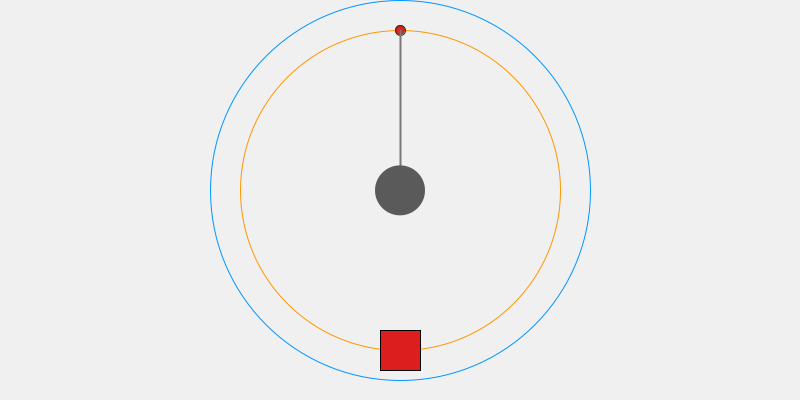
Frame 1 (no input)
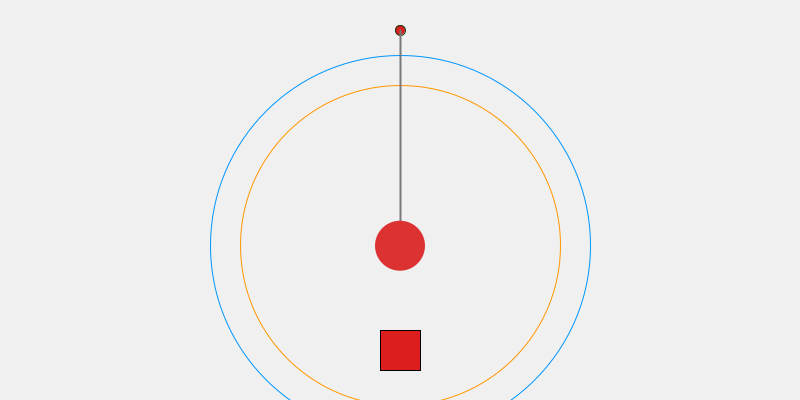
Frame 60 (the mouse pressed at the canvas centre just before this capture)
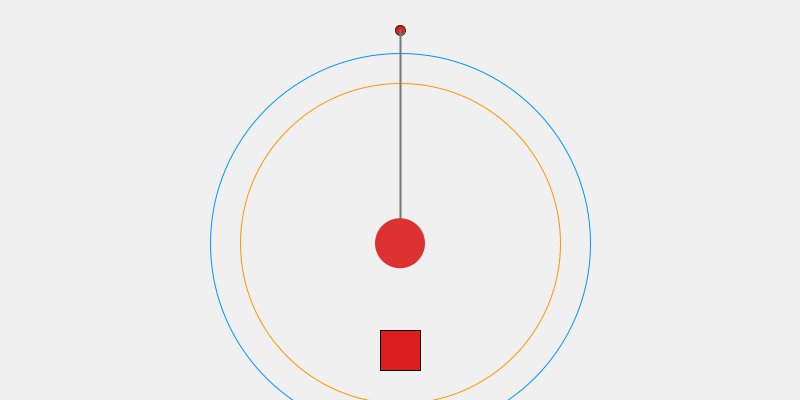
Frame 120 (the mouse held since frame 60 and released just before this capture)

The Processing sketch that drew these frames (run headless with seeded random() and noise(); from frame 60 on, the mouse is pressed at the canvas centre):

// Processing sketch: Labo01A
// ── Labo01A.pde
//Par Alexis Grenier 6308958

Player player;
Enemy enemy;

int activeRadius = 160;
int restRadius = 190;
int cordRestLength = 160;
float cordLengthMult = 1.8; // longueur en rest vs actif 



void setup() {
  size(800, 400);
  player = new Player(width / 2, height - 50, 20);
  enemy = new Enemy(width / 2, 30, cordRestLength, 25, cordLengthMult); // (position corde x , y ,longeur corde, tailleEnnemie, multiplicateurTailleCordeActive) 
  
  enemy.setDistance(activeRadius, restRadius);
}

void draw() {
  background(240);

  player.update();
  enemy.update(player);

  enemy.displayDebug(); //pour les radius de detection
  player.display();
  enemy.display();
}

// ── Enemy.pde
//Par Alexis Grenier

class Enemy {

  PVector anchor;       
  PVector position;
  PVector velocity;
  PVector acceleration;
  float mass;
  float restLength;      // longueur de repos
  float maxLength;       // longueur maximale 
  float kActif;          // raideur actif
  float kRepos;          // raideur repos
  float damping;         // amortissement
  float propagation;     // perte de force


  float activationDistance;
  float deactivationDistance;
  String state; // "REPOS", "ACTIF" de dispo


  boolean avantDernierChiffrePair = false;

  float radius;

  Enemy(float anchorX, float anchorY, float restLength, float radius, float lenghtMult) {
    this.anchor = new PVector(anchorX, anchorY);
    this.restLength = restLength;
    this.maxLength = restLength * lenghtMult; 
    this.position = new PVector(anchorX, anchorY + restLength);
    this.velocity = new PVector(0, 0);
    this.acceleration = new PVector(0, 0);
    this.mass = 1;
    
    this.kActif = 0.03;   // souple -> étirement ++
    this.kRepos = 0.15;   // rigide -> retour rapide
    this.damping = 0.9; //etouffement
    
    this.radius = radius;

    // valeurs par défaut
    this.activationDistance = 150;
    this.deactivationDistance = 220;
    this.propagation = 0.5;

    this.state = "REPOS";
  }

  //methode du lab parametrable
  void setDistance(float activation, float deactivation) {
    this.activationDistance = activation;
    this.deactivationDistance = deactivation;
  }

  void applyForce(PVector force) {
    PVector f = PVector.div(force, mass);
    acceleration.add(f);
  }

  void checkState(Player player) {
    float d = PVector.dist(position, player.getPosition());

    if (state.equals("REPOS") && d < activationDistance) {
      state = "ACTIF";
    } else if (state.equals("ACTIF") && d > deactivationDistance) {
      state = "REPOS";
    }
  }

  void update(Player player) {
    checkState(player);

    applyForce(new PVector(0, 0.4 * mass));

    if (state.equals("ACTIF")) {
      PVector attaque = PVector.sub(player.getPosition(), position);
      attaque.setMag(1.2);
      applyForce(attaque);
    }

    //Hooke - elastique
    float k = state.equals("ACTIF") ? kActif : kRepos;
    PVector spring = PVector.sub(position, anchor);
    float currentLength = spring.mag();
    float stretch = currentLength - restLength;
    spring.normalize();
    spring.mult(-1 * k * stretch);
    applyForce(spring);

    
    velocity.add(acceleration);
    velocity.mult(damping);
    position.add(velocity);
    acceleration.mult(0);

    //contrainte on limite
    PVector fromAnchor = PVector.sub(position, anchor);
    if (fromAnchor.mag() > maxLength) {
      fromAnchor.setMag(maxLength);
      position = PVector.add(anchor, fromAnchor);
      velocity.mult(this.propagation);  //reduit la force 
    }
  }

  // Debug -> pour du visible au labo
  void displayDebug() {
    noFill();
    strokeWeight(1);

    stroke(255, 150, 0); 
    ellipse(position.x, position.y, activationDistance * 2, activationDistance * 2);

    stroke(0, 150, 255); 
    ellipse(position.x, position.y, deactivationDistance * 2, deactivationDistance * 2);
  }

  void display() {
    
    stroke(20, 60, 20); 
    ellipse(anchor.x, anchor.y, 10, 10);
     
    stroke(120);
    strokeWeight(2);
    line(anchor.x, anchor.y, position.x, position.y);

    noStroke();
    if (state.equals("ACTIF")) {
      fill(220, 50, 50); 
    } else {
      fill(90); 
    }

    ellipse(position.x, position.y, radius * 2, radius * 2);
  }
}

// ── Player.pde
//Par Alexis Grenier

class Player {
  PVector position;
  float speed;
  float radius;

  Player(float x, float y, float radius) {
    this.position = new PVector(x, y);
    this.radius = radius;
    this.speed = 4;
  }

  void update() {
   
    if (keyPressed) {
      if (key == 'a' || key == 'A') {
        position.x -= speed;
      }
      if (key == 'd' || key == 'D') {
        position.x += speed;
      }
    }

    position.x = constrain(position.x, radius, width - radius);
  }

  void display() {
    stroke(0);
    strokeWeight(1);
    fill(220, 30, 30);
    rectMode(CENTER);
    rect(position.x, position.y, radius * 2, radius * 2);
  }

  
  PVector getPosition() {
    return position;
  }
}
